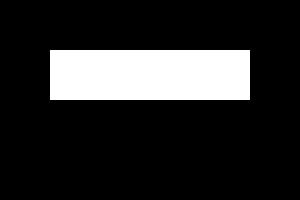
Frame 1 (no input)
Frame 60 (the mouse pressed at the canvas centre just before this capture): identical to frame 1, image omitted
Frame 120 (the mouse held since frame 60 and released just before this capture): identical to frame 1, image omitted

The Processing sketch that drew this single still picture (run headless with seeded random() and noise(); from frame 60 on, the mouse is pressed at the canvas centre):

// Processing sketch: slider
// ── slider.pde
Slider eenSlider;

void setup() {
  size(300, 200);
  background(0);
  eenSlider = new Slider();
}

void draw() {
  eenSlider.tekenSlider();
  println(eenSlider);
}
// ── class.pde
class Slider {
  float x, y, breedte, hoogte;
  int nPosities, positie;
  float blokjeBreedte = breedte / nPosities;

  Slider() {
    breedte = 200;
    hoogte = 50;
    x = (width - breedte) / 2;
    y = 50;
    nPosities = 5;
    positie = bepaalSliderPositie();
  }
  Slider(float x, float y, float breedte, float hoogte, int nPosities, int positie) {
    this.x = x;
    this.y = y;
    this.breedte = breedte;
    this.hoogte = hoogte;
    this.nPosities = nPosities;
    this.positie = positie;
  }
  void tekenSlider() {
    noStroke();
    fill(255);
    rect(x, y, breedte, hoogte);

    fill(#2257F0);
    rect(x + positie * blokjeBreedte, y, blokjeBreedte, hoogte);
  }
  int bepaalSliderPositie() {
    
    if (mouseX < x) {
      return 0;
    } else if (mouseX >= breedte + x) {
      return nPosities - 1;
    } else {
      return floor((mouseX  - x) / blokjeBreedte);
    }
  }
  String toString(){
    return "De waarde van de slider is: " + x;
  }
}
